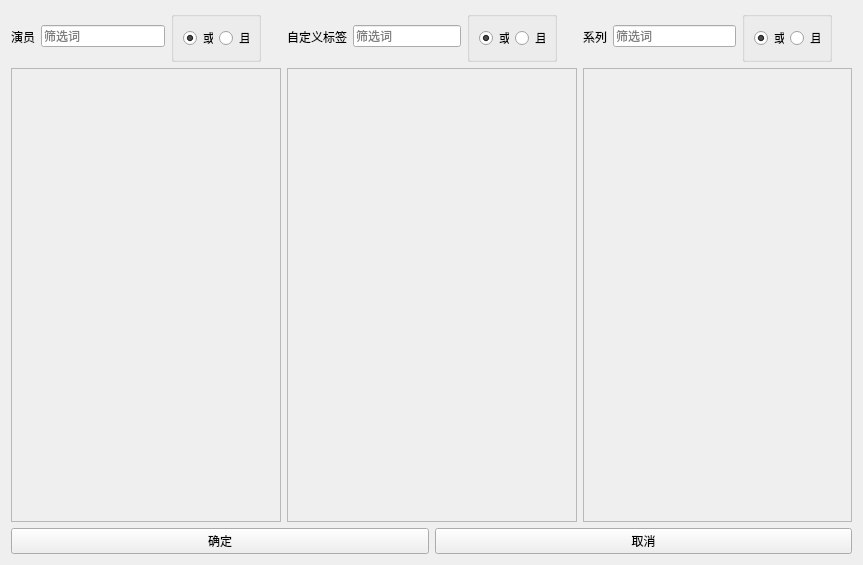
<?xml version="1.0" encoding="UTF-8"?>
<ui version="4.0">
 <class>Form</class>
 <widget class="QWidget" name="Form">
  <property name="geometry">
   <rect>
    <x>0</x>
    <y>0</y>
    <width>863</width>
    <height>565</height>
   </rect>
  </property>
  <property name="windowTitle">
   <string>Form</string>
  </property>
  <layout class="QVBoxLayout" name="verticalLayout_4">
   <item>
    <layout class="QHBoxLayout" name="horizontalLayout_8">
     <item>
      <layout class="QVBoxLayout" name="verticalLayout">
       <item>
        <layout class="QHBoxLayout" name="horizontalLayout_7">
         <property name="rightMargin">
          <number>20</number>
         </property>
         <item>
          <widget class="QLabel" name="label">
           <property name="text">
            <string>演员</string>
           </property>
          </widget>
         </item>
         <item>
          <widget class="QLineEdit" name="actor_lineEdit">
           <property name="placeholderText">
            <string>筛选词</string>
           </property>
          </widget>
         </item>
         <item>
          <widget class="QGroupBox" name="groupBox">
           <property name="title">
            <string/>
           </property>
           <layout class="QHBoxLayout" name="horizontalLayout">
            <item>
             <widget class="QRadioButton" name="huo_actor_radioButton">
              <property name="maximumSize">
               <size>
                <width>30</width>
                <height>16777215</height>
               </size>
              </property>
              <property name="text">
               <string>或</string>
              </property>
              <property name="checked">
               <bool>true</bool>
              </property>
             </widget>
            </item>
            <item>
             <widget class="QRadioButton" name="qie_actor_radioButton">
              <property name="maximumSize">
               <size>
                <width>30</width>
                <height>16777215</height>
               </size>
              </property>
              <property name="text">
               <string>且</string>
              </property>
             </widget>
            </item>
           </layout>
          </widget>
         </item>
        </layout>
       </item>
       <item>
        <widget class="QScrollArea" name="actor_scrollArea">
         <property name="widgetResizable">
          <bool>true</bool>
         </property>
         <widget class="QWidget" name="actor_scrollAreaWidgetContents">
          <property name="geometry">
           <rect>
            <x>0</x>
            <y>0</y>
            <width>261</width>
            <height>466</height>
           </rect>
          </property>
         </widget>
        </widget>
       </item>
      </layout>
     </item>
     <item>
      <layout class="QVBoxLayout" name="verticalLayout_2">
       <item>
        <layout class="QHBoxLayout" name="horizontalLayout_2">
         <property name="rightMargin">
          <number>20</number>
         </property>
         <item>
          <widget class="QLabel" name="label_2">
           <property name="text">
            <string>自定义标签</string>
           </property>
          </widget>
         </item>
         <item>
          <widget class="QLineEdit" name="custom_tag_lineEdit">
           <property name="text">
            <string/>
           </property>
           <property name="placeholderText">
            <string>筛选词</string>
           </property>
          </widget>
         </item>
         <item>
          <widget class="QGroupBox" name="groupBox_2">
           <property name="title">
            <string/>
           </property>
           <layout class="QHBoxLayout" name="horizontalLayout_5">
            <item>
             <widget class="QRadioButton" name="huo_tag_radioButton">
              <property name="maximumSize">
               <size>
                <width>30</width>
                <height>16777215</height>
               </size>
              </property>
              <property name="text">
               <string>或</string>
              </property>
              <property name="checked">
               <bool>true</bool>
              </property>
             </widget>
            </item>
            <item>
             <widget class="QRadioButton" name="qie_tag_radioButton">
              <property name="maximumSize">
               <size>
                <width>30</width>
                <height>16777215</height>
               </size>
              </property>
              <property name="text">
               <string>且</string>
              </property>
             </widget>
            </item>
           </layout>
          </widget>
         </item>
        </layout>
       </item>
       <item>
        <widget class="QScrollArea" name="custom_tag_scrollArea">
         <property name="widgetResizable">
          <bool>true</bool>
         </property>
         <widget class="QWidget" name="custom_tag_scrollAreaWidgetContents">
          <property name="geometry">
           <rect>
            <x>0</x>
            <y>0</y>
            <width>297</width>
            <height>466</height>
           </rect>
          </property>
         </widget>
        </widget>
       </item>
      </layout>
     </item>
     <item>
      <layout class="QVBoxLayout" name="verticalLayout_3">
       <item>
        <layout class="QHBoxLayout" name="horizontalLayout_3">
         <property name="rightMargin">
          <number>20</number>
         </property>
         <item>
          <widget class="QLabel" name="label_3">
           <property name="text">
            <string>系列</string>
           </property>
          </widget>
         </item>
         <item>
          <widget class="QLineEdit" name="series_lineEdit">
           <property name="placeholderText">
            <string>筛选词</string>
           </property>
          </widget>
         </item>
         <item>
          <widget class="QGroupBox" name="groupBox_3">
           <property name="title">
            <string/>
           </property>
           <layout class="QHBoxLayout" name="horizontalLayout_6">
            <item>
             <widget class="QRadioButton" name="huo_series_radioButton">
              <property name="maximumSize">
               <size>
                <width>30</width>
                <height>16777215</height>
               </size>
              </property>
              <property name="text">
               <string>或</string>
              </property>
              <property name="checked">
               <bool>true</bool>
              </property>
             </widget>
            </item>
            <item>
             <widget class="QRadioButton" name="qie_series_radioButton">
              <property name="maximumSize">
               <size>
                <width>30</width>
                <height>16777215</height>
               </size>
              </property>
              <property name="text">
               <string>且</string>
              </property>
             </widget>
            </item>
           </layout>
          </widget>
         </item>
        </layout>
       </item>
       <item>
        <widget class="QScrollArea" name="serise_scrollArea">
         <property name="widgetResizable">
          <bool>true</bool>
         </property>
         <widget class="QWidget" name="series_scrollAreaWidgetContents">
          <property name="geometry">
           <rect>
            <x>0</x>
            <y>0</y>
            <width>261</width>
            <height>466</height>
           </rect>
          </property>
         </widget>
        </widget>
       </item>
      </layout>
     </item>
    </layout>
   </item>
   <item>
    <layout class="QHBoxLayout" name="horizontalLayout_4">
     <item>
      <widget class="QPushButton" name="confirm_pushButton">
       <property name="text">
        <string>确定</string>
       </property>
      </widget>
     </item>
     <item>
      <widget class="QPushButton" name="cancle_pushButton">
       <property name="text">
        <string>取消</string>
       </property>
      </widget>
     </item>
    </layout>
   </item>
  </layout>
 </widget>
 <resources/>
 <connections/>
</ui>
